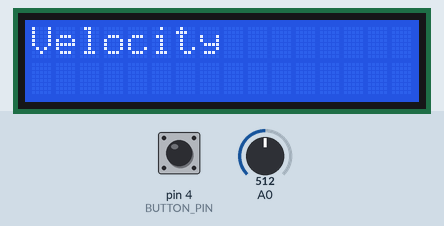
Bench run of a sketch on a simulated Arduino Uno, built with avr-gcc and run on an emulated ATmega328P. On the bench: 16×2 character LCD. The test bench sets the inputs (shaded band); at power-on: pin 4 (BUTTON_PIN) HIGH, A0 = 512. EEPROM starts erased.

Above: at 6.2 s.
6.3 s: pin 4 (BUTTON_PIN) pulled LOW for 0.15 s
At 6.6 s:
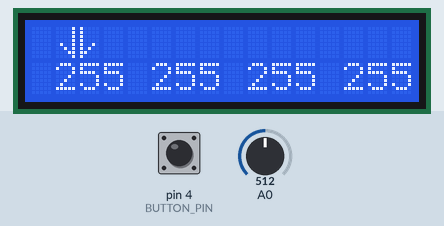
9.4 s: A0 set to 983
10.9 s: A0 set to 1017
At 11.9 s:
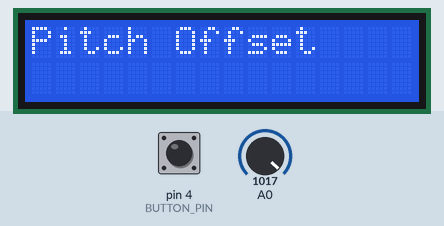
12.4 s: A0 set to 900
At 13.1 s:
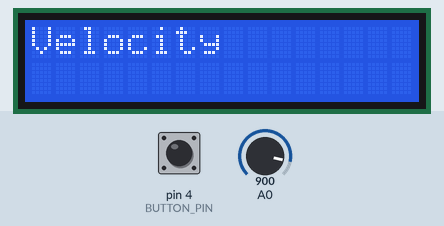
13.9 s: A0 set to 1023
At 14.2 s:
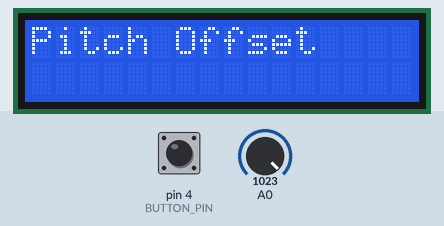
Timing chart, 0 to 16.4 s (numbered marks = the images above; inputs shaded):
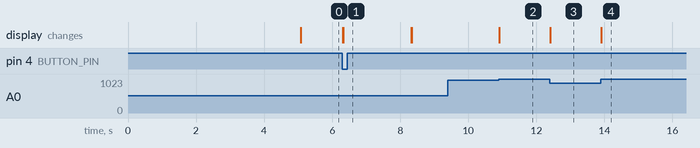

The sketch:

midi_router.ino
```cpp
// Could possibly use classes/structures to encapsulate certain properties
// cursor, column, row, screen, etc.

#include <LiquidCrystal.h>
#include <EEPROM.h>

//Function prototypes
void setup();
void loop();
void selectMode();
void setMode(int);
void modeSetChannel();
void cycleCursor();
void changeChannel();
void checkTimeout();
bool digitalReadDebounced(int);
void drawCursor();
void eraseCursor();
void incrementPort(int, int);
void updateTime();
void clearScreen();


#define SPACER "  "
#define BUTTON_PIN 4
#define LEFT_HALF_CURSOR (uint8_t)0
#define RIGHT_HALF_CURSOR (uint8_t)1
#define CATSKULL_ICON (uint8_t)2
#define DISPLAY_WIDTH_IN_CHARS 16
#define DISPLAY_HEIGHT_IN_CHARS 2
#define TOP_ROW 0
#define BOTTOM_ROW 1
#define PORT_1_COLUMN 1
#define PORT_2_COLUMN (PORT_1_COLUMN + COLUMN_SPACE)
#define PORT_3_COLUMN (PORT_2_COLUMN + COLUMN_SPACE)
#define PORT_4_COLUMN (PORT_3_COLUMN + COLUMN_SPACE)
#define COLUMN_SPACE 4
#define MIN_CHANNEL 1
#define MAX_CHANNEL 16
#define MODE_CHANNEL 0
#define MODE_VELOCITY 1
#define MODE_PITCH 2
#define MODE_VOID -1

LiquidCrystal lcd(12, 11, 6, 5, 3, 2);

// custom chars generated from: https://omerk.github.io/lcdchargen/
byte leftDown[8] = {
  0b00001,
	0b00001,
	0b00001,
	0b00001,
	0b01001,
	0b00101,
	0b00011,
	0b00001
};

byte rightDown[8] = {
  0b10000,
	0b10000,
	0b10000,
	0b10000,
	0b10010,
	0b10100,
	0b11000,
	0b10000
};

byte catskull[8] = {
	0b10001,
	0b11011,
	0b11111,
	0b10001,
	0b11011,
	0b10001,
	0b10101,
	0b01110
};

int column = 1;
//******************************//
// What is the difference between button flag and value?
bool button_flag = true;
bool button_value = true;
//******************************//
int counter = 0;
int mapped = 0;
int oldVal = 0;
int mode = MODE_VOID;
unsigned long time;
int incomingMIDI = 0;

// store the midi channel offsets in eprom
// byte channelOffset[] PROGMEM = {0, 0, 0, 0};

void setup() {
  pinMode(BUTTON_PIN, INPUT_PULLUP);
  lcd.createChar(0, leftDown);
  lcd.createChar(1, rightDown);
  lcd.createChar(2, catskull);
  lcd.begin(DISPLAY_WIDTH_IN_CHARS, DISPLAY_HEIGHT_IN_CHARS);
  lcd.setCursor(column, TOP_ROW);
  lcd.noAutoscroll();
  oldVal = map(analogRead(0), 0, 1015, 1, 16);

  Serial.begin(9600);
  lcd.setCursor(0,0);
  lcd.print("MIDI Router 0.1");
  lcd.setCursor(0,1);
  lcd.print("CATSKULL.NET");
  lcd.setCursor(13,1);
  lcd.write(CATSKULL_ICON);

  delay(5000);
}

void loop() {
  // Serial debug code
  // incomingMIDI = Serial.read();
  // if (incomingMIDI >= 0) {
  //   clearScreen();
  //   lcd.setCursor(0,0);
  //   lcd.print(incomingMIDI);
  //   digitalWrite(13, HIGH);
  //   delay(100);
  //   digitalWrite(13, LOW);
  //   delay(100);
  //   lcd.setCursor(0,0);
  //   lcd.print("waiting...");
  // }
  switch (mode) {
    case MODE_VOID:
      selectMode();
      break;
    case MODE_CHANNEL:
      modeSetChannel();
      break;
    case MODE_VELOCITY:
      modeSetVelocity();
      break;

    default:
      selectMode();
  }
}

void selectMode() {
  int tempMode = 0;
  mapped = map(analogRead(0), 0, 1000, 0, 2);
  if (mapped != oldVal) {
    clearScreen();
    switch (mapped) {
      case 0:
        tempMode = MODE_CHANNEL;
        lcd.setCursor(0,0);
        lcd.print("Channel");
        break;
      case 1:
        tempMode = MODE_VELOCITY;
        lcd.setCursor(0,0);
        lcd.print("Velocity");
        break;
      case 2:
        tempMode = MODE_PITCH;
        lcd.setCursor(0,0);
        lcd.print("Pitch Offset");
        break;
    }
    oldVal = mapped;
  }
  setMode(tempMode);
}

void setMode(int tempMode) {
  button_value = digitalReadDebounced(BUTTON_PIN);

  if (!button_value && !button_flag) {
    mapped = oldVal;
    clearScreen();
    mode = tempMode;
  }
  else if (button_value) {
    button_flag = false;
  }
}

void cycleCursor() {
  button_value = digitalReadDebounced(BUTTON_PIN);

  if (!button_value && !button_flag) {
    updateTime();
    counter++;
    button_flag = true;                       // set the button flag to only change the cursor once per press
    lcd.setCursor(column, TOP_ROW);
    eraseCursor();
    column += COLUMN_SPACE;                   // jump to the next space for the cursor
    if (column >= DISPLAY_WIDTH_IN_CHARS) {   // if the cursor is as far right as it can be
      eraseCursor();
      column = 1;                             // reset the column to the first position
    }
    lcd.setCursor(column, TOP_ROW);
    drawCursor();
  }
  else if (button_value) {
    button_flag = false;
  }
}

void checkTimeout() {
  if ((millis() - time) > 2000) {
    clearScreen();
    mode = MODE_VOID;
    column = 0;
    lcd.setCursor(0,0);
    lcd.write("Channel");
  }
}

bool digitalReadDebounced(int pin) {
  if (digitalRead(pin)) {
    delay(5);
    if (digitalRead(pin)) {
      return true;
    }
  }
  return false;
}

void drawCursor() {
  lcd.write(LEFT_HALF_CURSOR);
  lcd.write(RIGHT_HALF_CURSOR);
}

void eraseCursor() {
  lcd.print(SPACER);
}

void updateTime() {
  time = millis();
}

void clearScreen() {
  lcd.setCursor(0,0);
  lcd.print("                ");
  lcd.setCursor(0,1);
  lcd.print("                ");
}

void modeSetChannel() {
  modeSetChannelSetup();
  while (mode == MODE_CHANNEL) {
    cycleCursor();
    changeChannel();
    checkTimeout();
  }
}

void modeSetChannelSetup() {
  // read the value of the pot so we don't immediately overwrite the channel
  // I probably should use a rotary encoder instead of a pot.
  mapped = map(analogRead(0), 0, 1015, 0, 16);
  oldVal = mapped;
  column = -3;
  for (int i = 0; i < 4; i++) {
    // TODO: Clear the eeprom data on firt boot somehow
    if(EEPROM.read(i) > -1) {
      incrementPort(i+1, EEPROM.read(i));
    }
  }
}

void changeChannel() {
  mapped = map(analogRead(0), 0, 1015, 0, 16);
  if (mapped != oldVal) {
    updateTime();
    if (column == PORT_1_COLUMN){
      incrementPort(1, mapped);
    }
    else if (column == PORT_2_COLUMN) {
      incrementPort(2, mapped);
    }
    else if (column == PORT_3_COLUMN) {
      incrementPort(3, mapped);
    }
    else if (column == PORT_4_COLUMN) {
      incrementPort(4, mapped);
    }
  }
  oldVal = mapped;
}

void incrementPort(int port_number, int value) {
  int col = 0;
  int index = 0;
  switch (port_number) {
    case 1:
      col = PORT_1_COLUMN;
      index = 0;
      break;
    case 2:
      col = PORT_2_COLUMN;
      index = 1;
      break;
    case 3:
      col = PORT_3_COLUMN;
      index = 2;
      break;
    default:
      col = PORT_4_COLUMN;
      index = 3;
      break;
    }

    lcd.setCursor(col, BOTTOM_ROW);
    eraseCursor();
    lcd.setCursor(col, BOTTOM_ROW);

    if (value) {
      lcd.print(value);
    }
    else {
      lcd.print("NC");
    }
    EEPROM.write(0 + index, value);
}

void modeSetVelocity() {
  digitalWrite(13, HIGH);
  modeSetVelocitySetup();
  while (mode == MODE_VELOCITY) {
    cycleCursor();
    changeVelocity();
    checkTimeout();
  }
}

void modeSetVelocitySetup() {
  // read the value of the pot so we don't immediately overwrite the channel
  // I probably should use a rotary encoder instead of a pot.
  mapped = map(analogRead(0), 0, 1015, 0, 127);
  oldVal = mapped;
  column = -3;
  for (int i = 0; i < 4; i++) {
    // TODO: Clear the eeprom data on firt boot somehow
    if(EEPROM.read(i+4) > -1) {
      incrementVelocity(i+1, EEPROM.read(i+4));
    }
  }
}

void changeVelocity() {
  mapped = map(analogRead(0), 0, 1015, 0, 127);
  if (mapped != oldVal) {
    updateTime();
    if (column == PORT_1_COLUMN){
      incrementVelocity(1, mapped);
    }
    else if (column == PORT_2_COLUMN) {
      incrementVelocity(2, mapped);
    }
    else if (column == PORT_3_COLUMN) {
      incrementVelocity(3, mapped);
    }
    else if (column == PORT_4_COLUMN) {
      incrementVelocity(4, mapped);
    }
  }
  oldVal = mapped;
}

void incrementVelocity(int port_number, int value) {
  int col = 0;
  int index = 0;
  switch (port_number) {
    case 1:
      col = PORT_1_COLUMN;
      index = 0;
      break;
    case 2:
      col = PORT_2_COLUMN;
      index = 1;
      break;
    case 3:
      col = PORT_3_COLUMN;
      index = 2;
      break;
    default:
      col = PORT_4_COLUMN;
      index = 3;
      break;
    }

    lcd.setCursor(col, BOTTOM_ROW);
    eraseCursor();
    lcd.setCursor(col, BOTTOM_ROW);

    lcd.print(value);
    EEPROM.write(4 + index, value);
}
```

Measured:
- the behaviour switches between 999 and 1000 on A0 (found by bisection; images 1 and 2)
- after the input at 6.3 s, the display: first changes at once (image 1 shows a later state)
- after the input at 9.4 s, every drawn part: stays the same
- after the input at 10.9 s, the display: changes at once (image 2)
- after the input at 12.4 s, the display: changes at once (image 3)
- after the input at 13.9 s, the display: changes at once (image 4)
